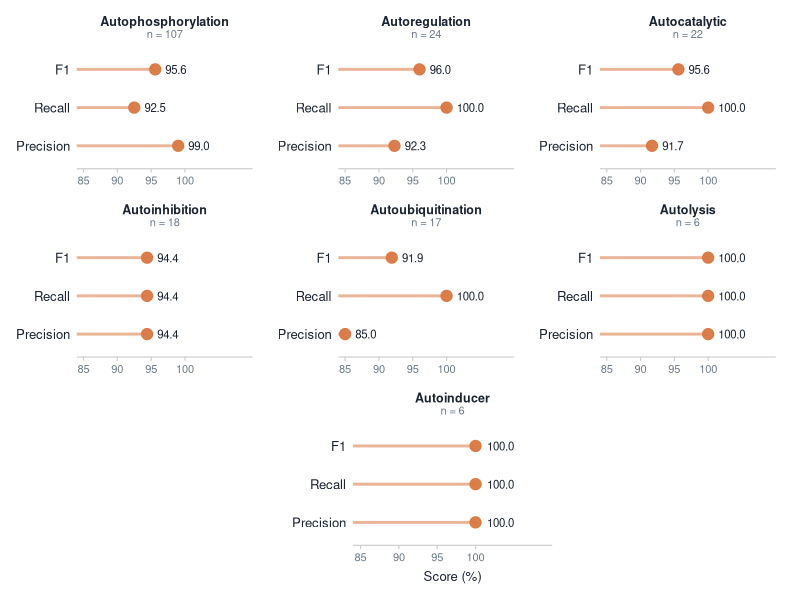

Reproduce this figure in R.
# Run from the repository root: Rscript figures/other/Rfiles/figure_table7.R
# =============================================================================
# Figure: Table 7 — Per-class Stage 2 test-set classification performance
# Description: 7-panel dot plot (patchwork 3×3), one panel per mechanism,
#              metrics on y-axis, score on x-axis.
# Output: figures/other/figure_table7.png (300 dpi)
# =============================================================================

library(ggplot2)
library(dplyr)
library(patchwork)

# --- Data --------------------------------------------------------------------
table7 <- data.frame(
  Mechanism = c(
    "Autophosphorylation", "Autoregulation", "Autocatalytic",
    "Autoinhibition", "Autoubiquitination", "Autolysis", "Autoinducer"
  ),
  Support   = c(107, 24, 22, 18, 17, 6, 6),
  Precision = c(99.0, 92.3, 91.7, 94.4,  85.0, 100.0, 100.0),
  Recall    = c(92.5, 100.0, 100.0, 94.4, 100.0, 100.0, 100.0),
  F1        = c(95.6, 96.0, 95.6, 94.4,  91.9, 100.0, 100.0)
) %>%
  arrange(desc(Support))

# --- Colour palette ----------------------------------------------------------
col_accent <- "#d97742"
col_ink    <- "#1a2332"
col_muted  <- "#6b7a89"
col_bg     <- "#ffffff"

# --- Helper: one panel per mechanism -----------------------------------------
make_panel <- function(mech, n, prec, rec, f1, show_x_title = FALSE) {

  df <- data.frame(
    Metric = factor(c("Precision", "Recall", "F1"),
                    levels = c("Precision", "Recall", "F1")),
    Score  = c(prec, rec, f1),
    label  = sprintf("%.1f", c(prec, rec, f1))
  )

  ggplot(df, aes(x = .data$Score, y = .data$Metric)) +

    # Stem
    geom_segment(
      aes(xend = .data$Score),
      x = 84, colour = col_accent, linewidth = 1.0, alpha = 0.55
    ) +

    # Dot
    geom_point(size = 3.5, colour = col_accent, alpha = 0.95) +

    # Label — 1.5-unit gap clears the dot cleanly
    geom_text(
      aes(x = .data$Score + 1.5, label = .data$label),
      hjust = 0, size = 2.9, colour = col_ink
    ) +

    scale_x_continuous(
      limits = c(84, 110),
      breaks = c(85, 90, 95, 100),
      expand = expansion(mult = c(0, 0))
    ) +

    scale_y_discrete(expand = expansion(add = c(0.6, 0.6))) +

    labs(
      x        = if (show_x_title) "Score (%)" else NULL,
      y        = NULL,
      title    = mech,
      subtitle = paste0("n = ", n)
    ) +

    theme_classic(base_size = 11) +
    theme(
      plot.title       = element_text(
        colour = col_ink, face = "bold", size = 9,
        hjust = 0.5, margin = margin(b = 0)
      ),
      plot.subtitle    = element_text(
        colour = col_muted, size = 8,
        hjust = 0.5, margin = margin(b = 4)
      ),
      plot.background  = element_rect(fill = col_bg, colour = NA),
      panel.background = element_rect(fill = col_bg, colour = NA),
      axis.text.y      = element_text(colour = col_ink,   size = 9.5),
      axis.text.x      = element_text(colour = col_muted, size = 8),
      axis.title.x     = element_text(
        colour = col_ink, size = 9.5, margin = margin(t = 5)
      ),
      axis.ticks.y     = element_blank(),
      axis.line.y      = element_blank(),
      axis.line.x      = element_line(colour = "#cccccc", linewidth = 0.4),
      axis.ticks.x     = element_line(colour = "#cccccc", linewidth = 0.4),
      plot.margin      = margin(6, 12, 6, 6)
    )
}

# --- Build 7 panels ----------------------------------------------------------
# Rows 1–2: no x-axis title (avoid repetition); Row 3 / bottom: show it
p1 <- make_panel("Autophosphorylation", 107,  99.0,  92.5, 95.6)
p2 <- make_panel("Autoregulation",       24,  92.3, 100.0, 96.0)
p3 <- make_panel("Autocatalytic",         22,  91.7, 100.0, 95.6)
p4 <- make_panel("Autoinhibition",        18,  94.4,  94.4, 94.4)
p5 <- make_panel("Autoubiquitination",    17,  85.0, 100.0, 91.9)
p6 <- make_panel("Autolysis",              6, 100.0, 100.0, 100.0)
p7 <- make_panel("Autoinducer",            6, 100.0, 100.0, 100.0,
                 show_x_title = TRUE)

# --- Combine: 3×3 grid, p7 centred in the last row --------------------------
row1 <- p1 | p2 | p3
row2 <- p4 | p5 | p6
row3 <- plot_spacer() | p7 | plot_spacer()

combined <- row1 / row2 / row3

# --- Save --------------------------------------------------------------------
output_path <- "figures/other/figure_table7.png"

ggsave(
  filename = output_path,
  plot     = combined,
  width    = 9,
  height   = 7.5,
  dpi      = 300,
  bg       = col_bg
)

message("Saved: ", output_path)
